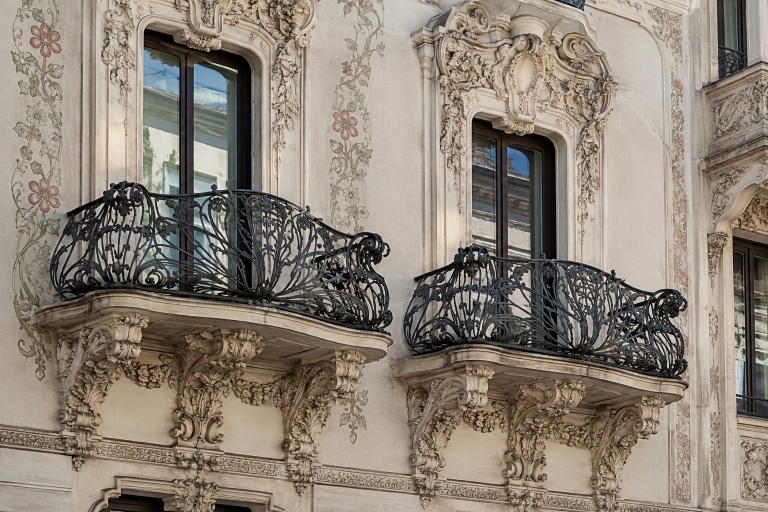
#> input picture assets/hero/01-balconi-liberty.png, 1536 x 1024 px (shown at 1/2 size)
$ python ottimizza-hero.py
#> lines starting #> are read from the running program, lines starting #| are printed output that depends on the picture
#!/usr/bin/env python3
"""Copie web delle fotografie della home: WebP e AVIF, tre larghezze, mai piu' grandi
dell'originale. Gli originali restano dove sono: qui si scrive solo in public/hero.
Qualita' alta apposta: fregi e ferro battuto sono dettaglio fine, e a valori piu' bassi
la pietra si impasta."""
import os, sys
from PIL import Image

SRC = os.path.join(os.path.dirname(os.path.dirname(os.path.abspath(__file__))), "assets", "hero")
OUT = sys.argv[1] if len(sys.argv) > 1 else os.path.join(os.path.dirname(os.path.dirname(os.path.abspath(__file__))), "public", "hero")
FILE = [
    ("01-balconi-liberty.png", "balconi"),
    ("02-ingresso-monumentale.png", "ingresso"),
    ("03-finestra-decorata.png", "finestra"),
    ("04-cortile-logge.png", "cortile"),
]
LARGHEZZE = [768, 1152, 1536]

os.makedirs(OUT, exist_ok=True)
righe = []
for nome, slug in FILE:
    im = Image.open(os.path.join(SRC, nome)).convert("RGB")
#> im is the input picture: PIL image 1536x1024 RGB; mean R, G, B 140.4, 130.2, 118.2
    W, H = im.size
#> W = 1536; H = 1024
    for w in LARGHEZZE:
        if w > W:
            continue
        h = round(H * w / W)
        r = im.resize((w, h), Image.LANCZOS)
        for ext, kw in (("webp", dict(quality=82, method=6)), ("avif", dict(quality=66))):
            p = os.path.join(OUT, f"{slug}-{w}.{ext}")
            r.save(p, **kw)
            righe.append((os.path.basename(p), f"{w}x{h}", os.path.getsize(p) // 1024))
#> this loop made 3 passes
#> pass 1, `r = im.resize((w, h), Image.LANCZOS)`:
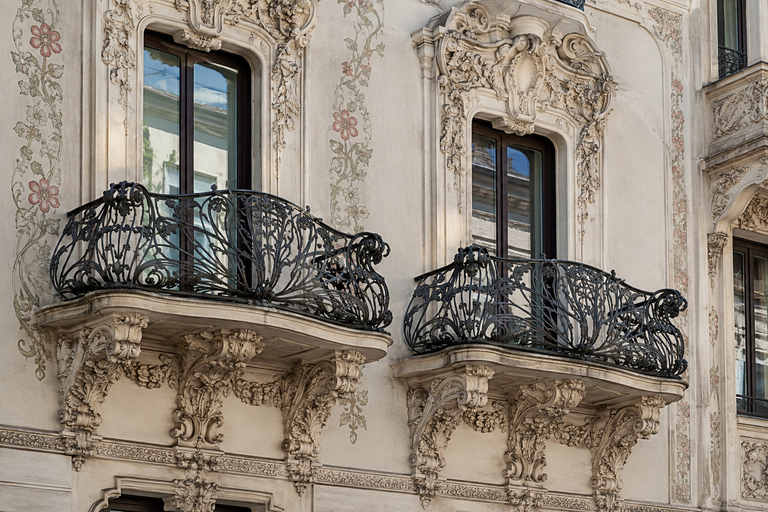
#> r: PIL image 768x512 RGB; mean R, G, B 140.4, 130.2, 118.2
#> after the loop, righe = [('balconi-768.webp', '768x512', 102), ('balconi-768.avif', '768x512', 819), ('balconi-1152.webp', '1152x768', 203), ('balconi-1152.avif', '1152x768', 1769), ('balconi-1536.webp', '1536x1024', 318), ('balconi-1536.avif', '1536x1024', 3026)]
    print(f"{slug}: originale {W}x{H}")
#| balconi: originale 1536x1024
#> pass 2 of the loop `for nome, slug in FILE:`:
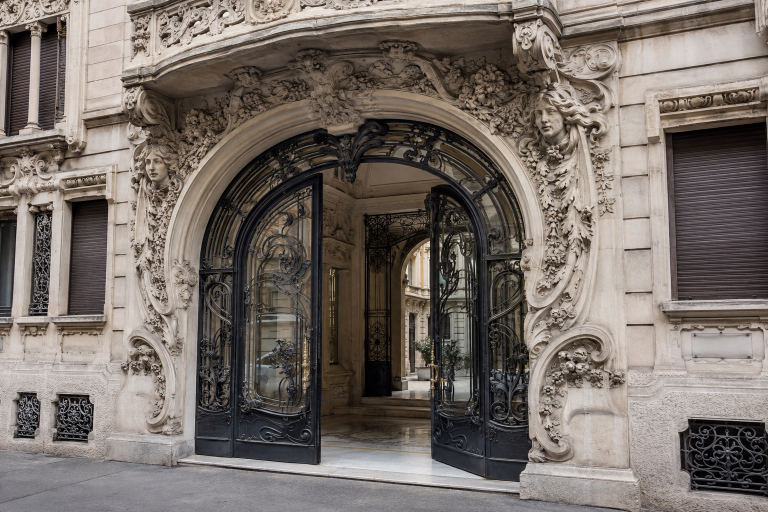
#> input picture assets/hero/02-ingresso-monumentale.png, 1536 x 1024 px (shown at 1/2 size)
#> im is the input picture: PIL image 1536x1024 RGB; mean R, G, B 119.3, 110.3, 104.1
#> the loop `for w in LARGHEZZE:` made 3 passes
#> pass 1, `r = im.resize((w, h), Image.LANCZOS)`:
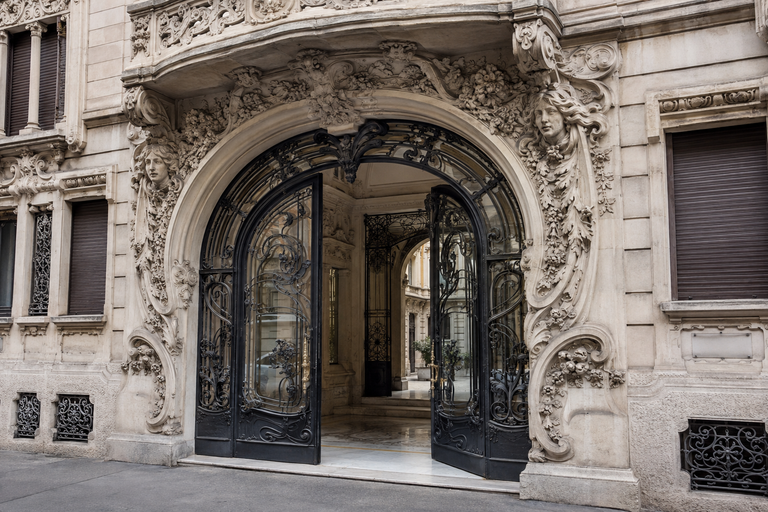
#> r: PIL image 768x512 RGB; mean R, G, B 119.3, 110.3, 104.1
#> after the loop `for w in LARGHEZZE:`: righe = 12 items
#| ingresso: originale 1536x1024
#> pass 3 of the loop `for nome, slug in FILE:`:
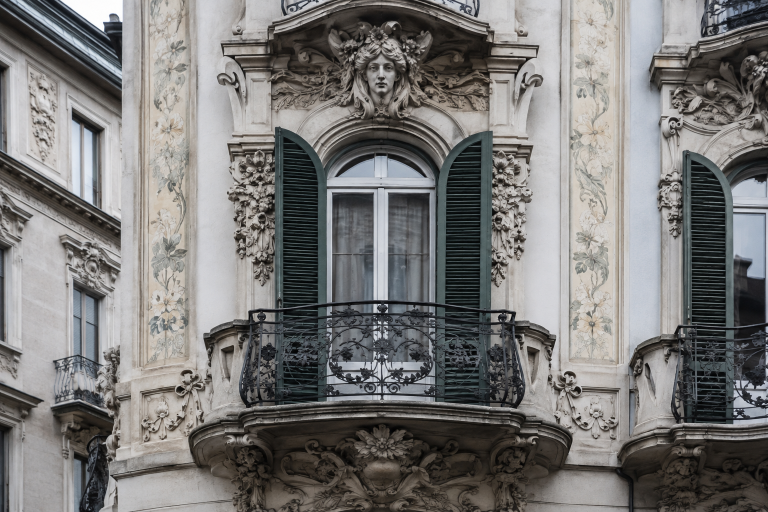
#> input picture assets/hero/03-finestra-decorata.png, 1536 x 1024 px (shown at 1/2 size)
#> im is the input picture: PIL image 1536x1024 RGB; mean R, G, B 122, 120.8, 119.5
#> the loop `for w in LARGHEZZE:` made 3 passes
#> pass 1, `r = im.resize((w, h), Image.LANCZOS)`:
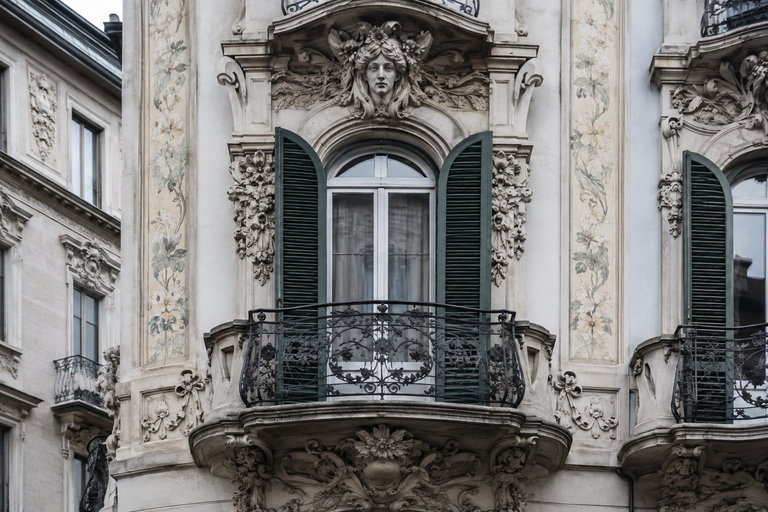
#> r: PIL image 768x512 RGB; mean R, G, B 122, 120.8, 119.5
#> after the loop `for w in LARGHEZZE:`: righe = 18 items
#| finestra: originale 1536x1024
#> the loop made 4 passes; the first 3 are shown

for n, d, k in righe:
    print(f"  {n:28} {d:10} {k:4} KB")
print("totale", sum(k for _, _, k in righe), "KB")
